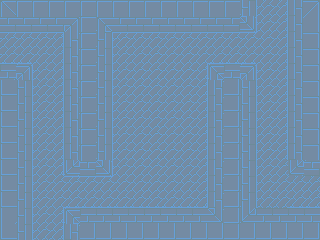

This is a level from a 2D game, rendered from its Tiled map with the project's own tilesets. A one-line summary and the complete map file follow:
An orthogonal 20x15 tile map with 16x16 px tiles, 1 tile layer (background), 3 tilesets and 6 objects.

<map version="1.0" orientation="orthogonal" renderorder="right-down" width="20" height="15" tilewidth="16" tileheight="16" nextobjectid="49">
 <tileset firstgid="1" name="tileset_1" tilewidth="16" tileheight="16" tilecount="49" columns="7">
  <image source="tileset_3.png" width="112" height="112" />
 </tileset>
 <tileset firstgid="50" name="player" tilewidth="32" tileheight="32" tilecount="1" columns="1">
  <image source="../../img/player_stand.png" width="32" height="36" />
 </tileset>
 <tileset firstgid="51" name="scarab" tilewidth="64" tileheight="32" tilecount="1" columns="1">
  <image source="../../img/scarab.png" width="64" height="32" />
 </tileset>
 <layer name="background" width="20" height="15">
  <data encoding="csv">
1,4,4,4,4,4,3,3,3,3,3,3,3,3,3,23,24,26,27,7,
11,11,11,11,13,4,9,10,10,10,10,10,10,10,10,41,24,26,27,14,
18,18,18,19,27,4,23,17,18,18,18,18,18,18,18,18,25,26,20,21,
32,32,25,26,27,4,23,24,25,25,25,25,25,32,32,32,25,26,20,21,
39,13,24,26,27,4,23,24,25,25,25,25,26,9,39,13,24,26,20,21,
15,23,24,26,27,4,23,24,25,25,25,25,26,27,46,23,24,26,20,21,
29,23,24,26,27,4,23,24,25,25,25,25,26,27,46,23,24,26,20,21,
29,23,24,26,27,4,23,24,25,25,25,25,26,27,46,23,24,26,20,21,
29,23,24,26,27,4,23,24,25,25,25,25,26,27,46,23,24,26,20,21,
29,23,24,26,27,4,23,24,25,25,25,25,26,27,46,23,24,26,20,21,
29,23,24,26,37,11,41,24,25,25,25,25,26,27,46,23,24,25,37,11,
29,23,24,25,18,18,18,25,25,25,25,25,26,27,46,23,24,25,25,25,
29,23,24,25,32,32,32,32,32,32,32,32,33,27,46,23,24,25,32,32,
36,23,24,26,9,39,40,40,40,40,40,40,40,41,46,37,39,39,39,39,
22,23,24,26,27,46,47,47,47,47,47,47,47,47,46,46,46,46,46,46
</data>
 </layer>
 <objectgroup name="enemies" />
 <objectgroup name="solids">
  <object id="33" x="0" y="0" width="256" height="32" />
  <object id="34" x="64" y="32" width="48" height="144" />
  <object id="35" x="0" y="64" width="32" height="176" />
  <object id="36" x="64" y="208" width="256" height="32" />
  <object id="37" x="208" y="64" width="48" height="144" />
  <object id="38" x="288" y="0" width="32" height="176" />
 </objectgroup>
 <objectgroup name="player" />
</map>
